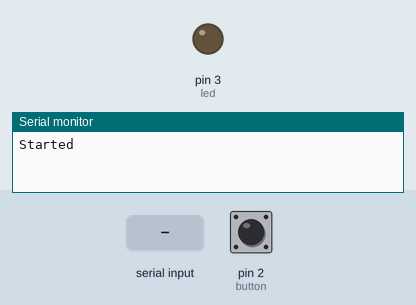
Bench run of a sketch on a simulated Arduino Uno, built with avr-gcc and run on an emulated ATmega328P. Parts: output pins drawn as LEDs (lit = HIGH), the last lines printed to the serial monitor. The inputs (shaded band) are chosen by the test bench; at power-on: pin 2 (button) LOW.

Above: at 1.2 s.
1.3 s: "1" received over the second serial link
At 2.5 s:
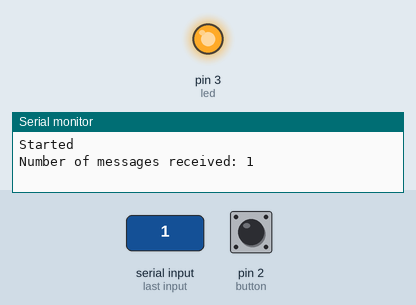
4.4 s: "0" received over the second serial link
At 4.9 s:
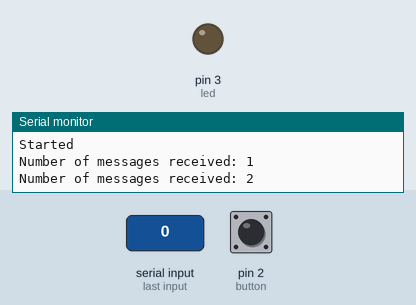
5.9 s: "2" received over the second serial link
At 7.2 s:
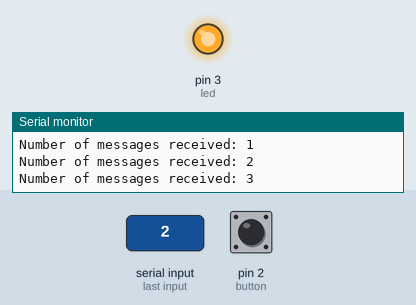
Timing chart, 0 to 8.4 s (numbered marks = the images above; inputs shaded):
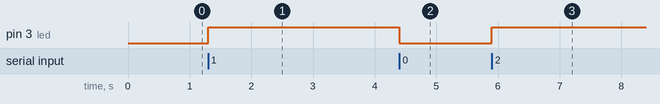

The sketch:

st_arduino_commuter.ino
```cpp
/*

*/
#include <NeoSWSerial.h>

const uint8_t rx = 4;
const uint8_t tx = 5;
const uint8_t button = 2;
const uint8_t led = 3;
uint8_t data = 7;
uint16_t rcvd_from_st = 0;
uint16_t sent_to_st = 0;
NeoSWSerial st_serial(rx, tx);

void setup() {
  Serial.begin(9600);
  pinMode(rx, INPUT);
  pinMode(tx, OUTPUT);
  pinMode(button, INPUT);
  pinMode(led, OUTPUT);
  st_serial.begin(9600);
  while(!Serial){}
  Serial.println("Started");
}

void loop() {
  if (st_serial.available()) {
    st_serial.read();
    rcvd_from_st += 1;
    digitalWrite(led, !digitalRead(led));
    Serial.print("Number of messages received: ");
    Serial.print(rcvd_from_st, DEC);
    Serial.println();
  }
  if (digitalRead(button) == HIGH){
    while (digitalRead(button) == HIGH){}
    st_serial.write(data);
    sent_to_st += 1;
    Serial.print("Number of messages sent: ");
    Serial.print(sent_to_st, DEC);
    Serial.println();
  }
}
```

Measured:
- after the input at 1.3 s, pin 3 (led): LOW → HIGH at once
- after the input at 4.4 s, pin 3 (led): HIGH → LOW at once
- after the input at 5.9 s, pin 3 (led): LOW → HIGH at once
